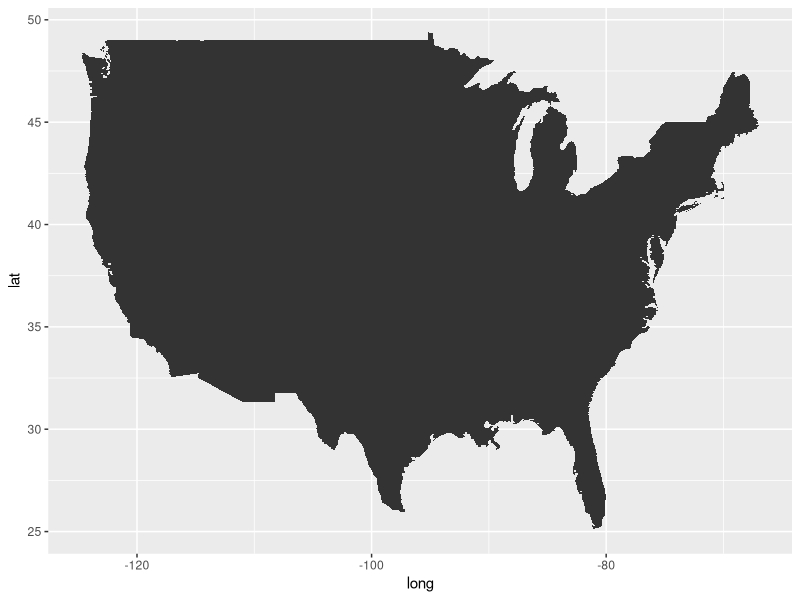
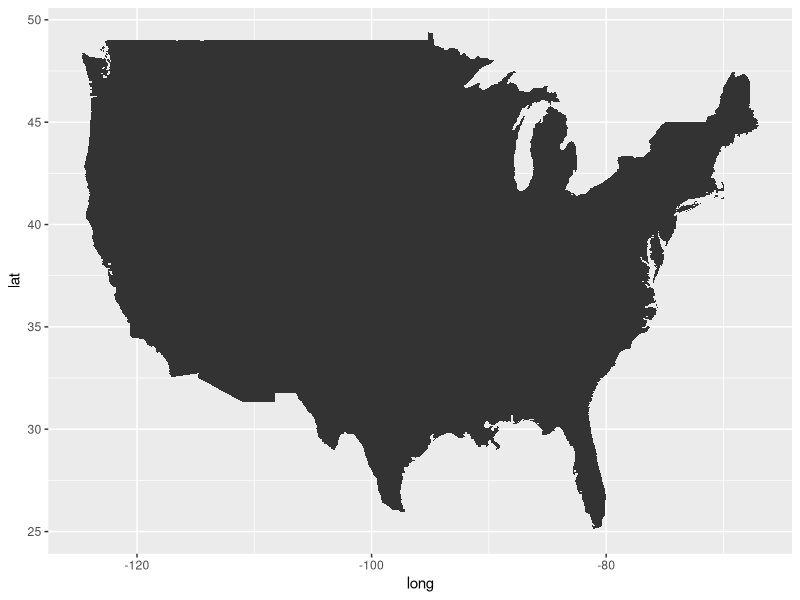
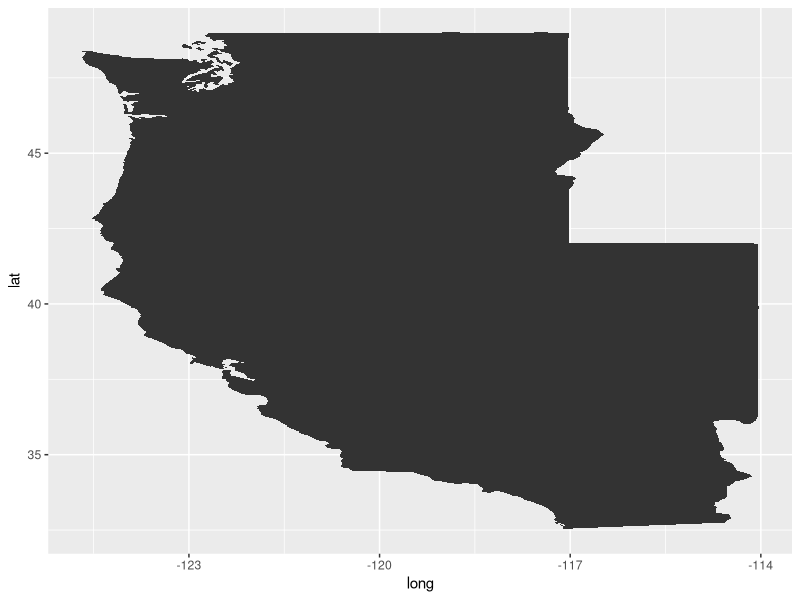
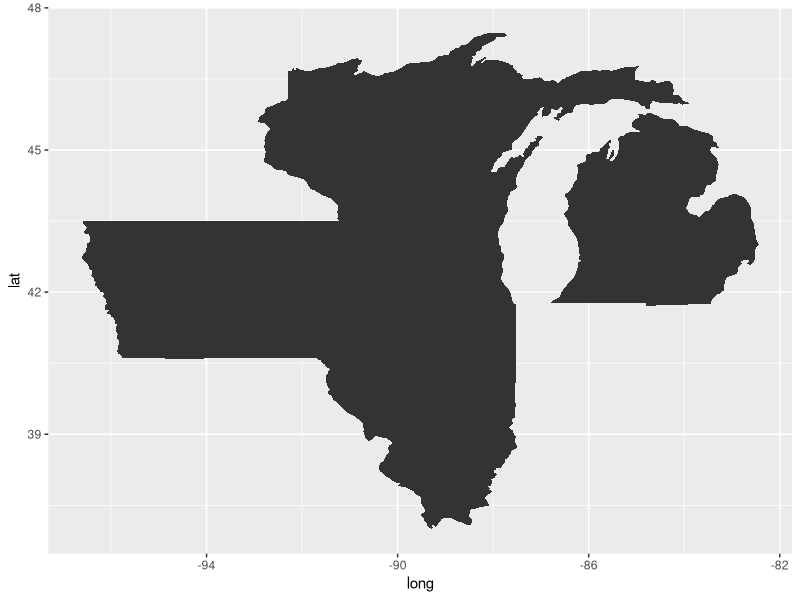
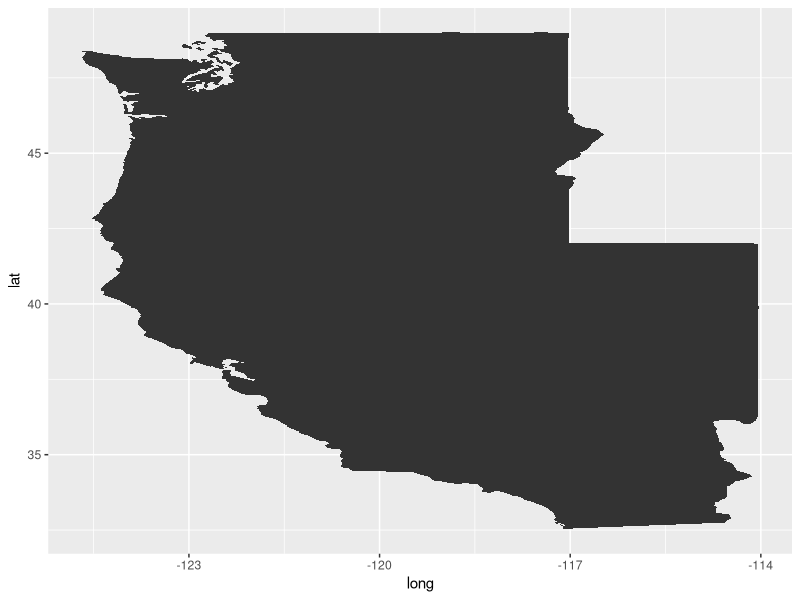
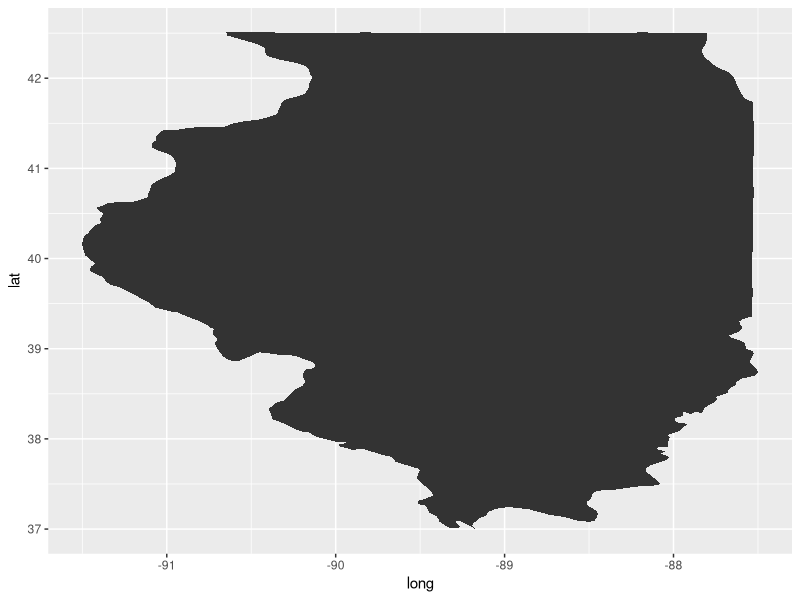
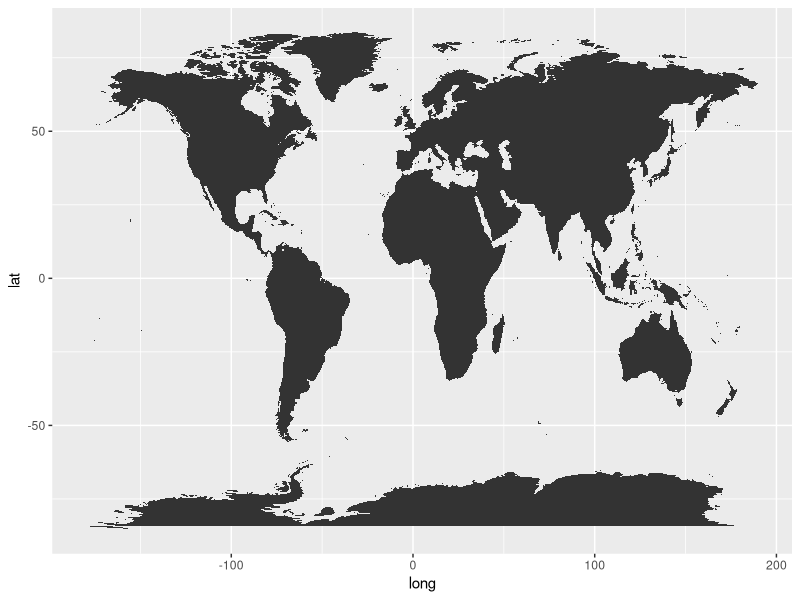
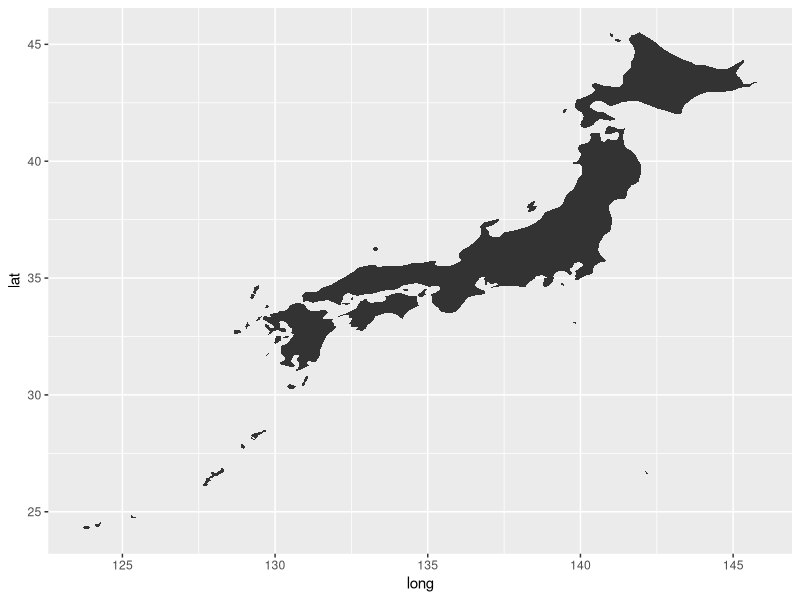

Here is the R script that generated these plots, in order:
# Install packages and libraries
install.packages('ggplot2')
library(ggplot2)
# INSTALL PACKAGE: tidyverse
install.packages('tidyverse')
library(tidyverse)
install.packages('maps')
library(maps)

# MAP USA
map_data("usa") %>% 
  ggplot(aes(x = long, y = lat, group = group)) +
  geom_polygon()

# MAP USA (STATES)
map_data("state") %>% 
  ggplot(aes(x = long, y = lat, group = group)) +
  geom_polygon()


# MAP CALIFORNIA, NEVADA, OREGON, WASHINGTON
# - to do this, we're using dplyr::filter()
#   ... otherwise, it's almost exactly the same as the previous code
map_data("state") %>% 
  filter(region %in% c("california","nevada","oregon","washington")) %>%
  ggplot(aes(x = long, y = lat, group = group)) +
  geom_polygon()

# MAP illinois, iowa, michigan, wisconsin
# - to do this, we're using dplyr::filter()
#   ... otherwise, it's almost exactly the same as the previous code
map_data("state") %>% 
  filter(region %in% c("illinois","wisconsin","michigan","iowa")) %>%
  ggplot(aes(x = long, y = lat, group = group)) +
  geom_polygon()

# MAP CALIFORNIA, NEVADA, OREGON, WASHINGTON
#  (Counties)
map_data("county") %>% 
  filter(region %in% c("california","nevada","oregon","washington")) %>%
  ggplot(aes(x = long, y = lat, group = group)) +
  geom_polygon()

# MAP illinois
#  (Counties)
map_data("county") %>% 
  filter(region %in% c("illinois")) %>%
  ggplot(aes(x = long, y = lat, group = group)) +
  geom_polygon()

# MAP WORLD
map_data("world") %>%
  ggplot(aes(x = long, y = lat, group = group)) +
  geom_polygon()


# MAP JAPAN
map_data("world") %>%
  filter(region == 'Japan') %>%
  ggplot(aes(x = long, y = lat, group = group)) +
  geom_polygon()

# MAP INDIA
map_data("world") %>%
  filter(region == 'India') %>%
  ggplot(aes(x = long, y = lat, group = group)) +
  geom_polygon()

# MAP Indian Subcontinent
map_data("world") %>%
  filter(region %in% c('India', 'Pakistan', 'Sri Lanka', 'Bangladesh', 'Nepal')) %>%
  ggplot(aes(x = long, y = lat, group = group)) +
  geom_polygon()
